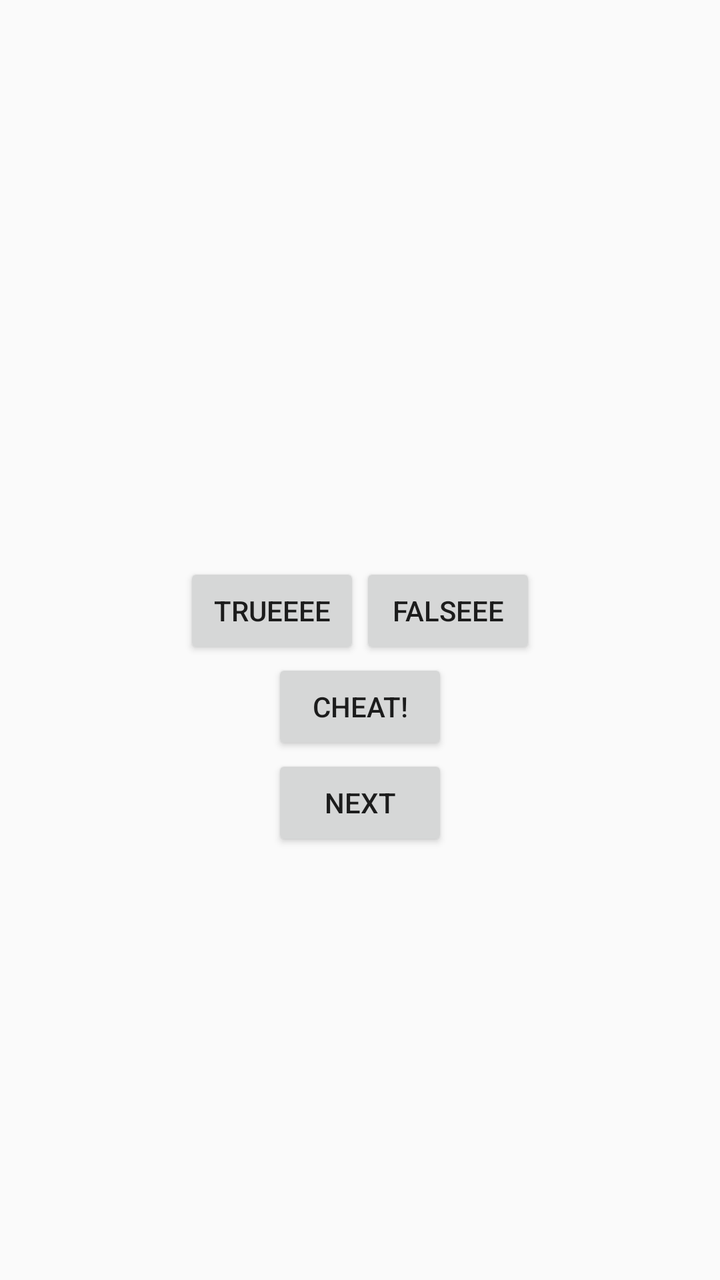
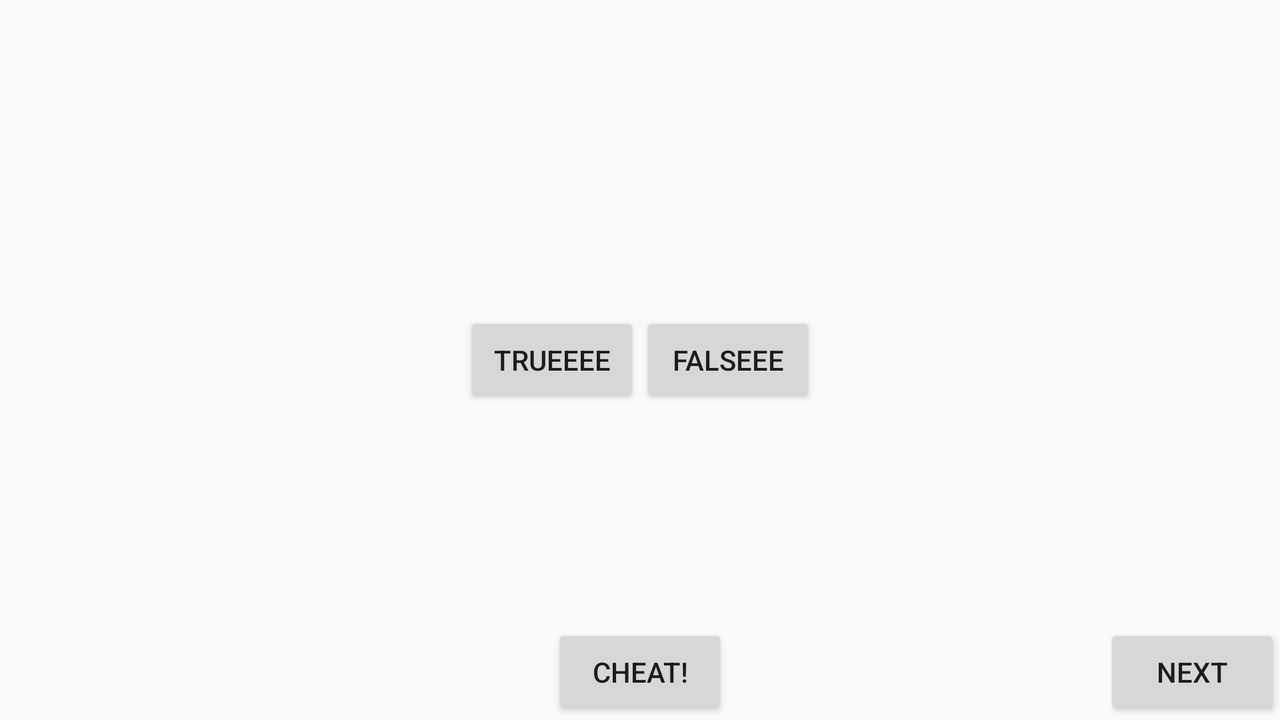

First picture: res/layout/ on a phone held upright. Second picture: the repository's own variant of that layout, on a device whose configuration matches the variant's folder. Source for both follows.
<!-- AndroidManifest.xml: application theme AppTheme -->
<!-- res/layout/activity_quiz.xml -->
<LinearLayout xmlns:android = "http://schemas.android.com/apk/res/android"
    android:layout_width="match_parent"
    android:layout_height="match_parent"
    android:gravity="center"
    android:orientation="vertical">

    <TextView
        android:id="@+id/question_text_view"
        android:layout_width="wrap_content"
        android:layout_height="wrap_content"
        android:padding="24dp"
        />
    <LinearLayout
        android:layout_width="wrap_content"
        android:layout_height="wrap_content"
        android:orientation="horizontal" >
     <Button
         android:id = "@+id/true_button"
         android:layout_width="wrap_content"
         android:layout_height="wrap_content"
         android:text="@string/true_button"/>

        <Button
            android:id = "@+id/false_button"
            android:layout_width="wrap_content"
            android:layout_height="wrap_content"
            android:text="@string/false_button"/>

        </LinearLayout>
    <Button
        android:id = "@+id/cheat_button"
        android:layout_width="wrap_content"
        android:layout_height="wrap_content"
        android:text="@string/cheat_button"/>
    <Button
        android:id = "@+id/next_button"
        android:layout_width="wrap_content"
        android:layout_height="wrap_content"
        android:text="@string/next_button"/>

 </LinearLayout>
<!-- resources referenced by this layout -->
<resources>
  <string name="cheat_button">Cheat!</string>
  <string name="false_button">Falseee</string>
  <string name="next_button">Next</string>
  <string name="true_button">Trueeee</string>
  <style name="AppTheme" parent="Theme.AppCompat.Light.DarkActionBar">
          
      </style>
</resources>
<!-- res/layout-land/activity_quiz.xml (the repository's variant of the layout above) -->
<!-- drawn on the phone turned sideways -->
<FrameLayout xmlns:android = "http://schemas.android.com/apk/res/android"
    android:layout_width="match_parent"
    android:layout_height="match_parent">


    <TextView
        android:id="@+id/question_text_view"
        android:layout_width="wrap_content"
        android:layout_height="wrap_content"
        android:layout_gravity="center_horizontal"
        android:padding="24dp"
        />
    <LinearLayout
        android:layout_width="wrap_content"
        android:layout_height="wrap_content"
        android:layout_gravity="center_vertical|center_horizontal"
        android:orientation="horizontal" >
        <Button
            android:id = "@+id/true_button"
            android:layout_width="wrap_content"
            android:layout_height="wrap_content"
            android:text="@string/true_button"/>

        <Button
            android:id = "@+id/false_button"
            android:layout_width="wrap_content"
            android:layout_height="wrap_content"
            android:text="@string/false_button"/>

    </LinearLayout>

    <Button
        android:id = "@+id/cheat_button"
        android:layout_width="wrap_content"
        android:layout_height="wrap_content"
        android:layout_gravity="bottom|center"
        android:text="@string/cheat_button"/>

    <Button
        android:id = "@+id/next_button"
        android:layout_width="wrap_content"
        android:layout_height="wrap_content"
        android:layout_gravity="bottom|right"
        android:text="@string/next_button"/>

</FrameLayout>
